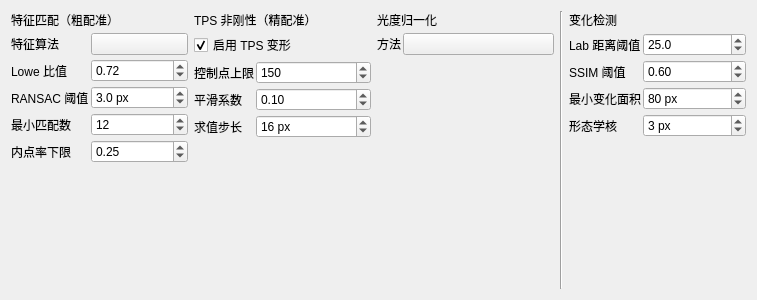
<?xml version="1.0" encoding="UTF-8"?>
<ui version="4.0">
 <class>AdvancePanel</class>
 <widget class="QWidget" name="AdvancePanel">
  <property name="geometry">
   <rect>
    <x>0</x>
    <y>0</y>
    <width>757</width>
    <height>300</height>
   </rect>
  </property>
  <property name="windowTitle">
   <string>Form</string>
  </property>
  <layout class="QHBoxLayout" name="horizontalLayout">
   <item>
    <layout class="QFormLayout" name="form_reg">
     <property name="labelAlignment">
      <set>Qt::AlignVCenter</set>
     </property>
     <property name="horizontalSpacing">
      <number>2</number>
     </property>
     <property name="verticalSpacing">
      <number>4</number>
     </property>
     <item row="0" column="0" colspan="2">
      <widget class="StrongBodyLabel" name="lbl_grp_reg">
       <property name="text">
        <string>特征匹配（粗配准）</string>
       </property>
      </widget>
     </item>
     <item row="1" column="0">
      <widget class="BodyLabel" name="lbl_feature">
       <property name="text">
        <string>特征算法</string>
       </property>
      </widget>
     </item>
     <item row="1" column="1">
      <widget class="ComboBox" name="combo_feature">
       <property name="toolTip">
        <string>作用：决定用哪种局部特征做匹配。
SIFT：最稳，通用默认。适合纹理丰富、光照变化的场景。
AKAZE：速度快，对弱纹理/模糊更友好，适合桌面纯色物体多的场景。
ORB：最快但最弱，只在其他算法太慢时用。
默认 SIFT：综合最好。</string>
       </property>
      </widget>
     </item>
     <item row="2" column="0">
      <widget class="BodyLabel" name="lbl_ratio">
       <property name="text">
        <string>Lowe 比值</string>
       </property>
      </widget>
     </item>
     <item row="2" column="1">
      <widget class="CompactDoubleSpinBox" name="spin_ratio">
       <property name="toolTip">
        <string>作用：过滤误匹配。仅保留「最近邻距离 &lt; ratio × 次近邻距离」的匹配。
调大 (0.80~0.90)：匹配更多但误匹配增多 → 适合纹理弱、匹配数不足
调小 (0.60~0.70)：匹配更严但可能漏 → 适合纹理丰富、误匹配多
默认 0.72：通用平衡点。</string>
       </property>
       <property name="decimals">
        <number>2</number>
       </property>
       <property name="minimum">
        <double>0.400000000000000</double>
       </property>
       <property name="maximum">
        <double>1.000000000000000</double>
       </property>
       <property name="singleStep">
        <double>0.010000000000000</double>
       </property>
       <property name="value">
        <double>0.720000000000000</double>
       </property>
      </widget>
     </item>
     <item row="3" column="0">
      <widget class="BodyLabel" name="lbl_ransac">
       <property name="text">
        <string>RANSAC 阈值</string>
       </property>
      </widget>
     </item>
     <item row="3" column="1">
      <widget class="CompactDoubleSpinBox" name="spin_ransac">
       <property name="toolTip">
        <string>作用：MAGSAC 判定内点的像素误差上限。
调大 (5~10)：容忍更大几何误差，但可能把错误匹配当内点。
调小 (1~2)：更严格，只保留高精度匹配，可能内点不足。
默认 3.0：像素级通用的稳妥值。</string>
       </property>
       <property name="suffix">
        <string> px</string>
       </property>
       <property name="decimals">
        <number>1</number>
       </property>
       <property name="minimum">
        <double>0.500000000000000</double>
       </property>
       <property name="maximum">
        <double>20.000000000000000</double>
       </property>
       <property name="singleStep">
        <double>0.500000000000000</double>
       </property>
       <property name="value">
        <double>3.000000000000000</double>
       </property>
      </widget>
     </item>
     <item row="4" column="0">
      <widget class="BodyLabel" name="lbl_min_match">
       <property name="text">
        <string>最小匹配数</string>
       </property>
      </widget>
     </item>
     <item row="4" column="1">
      <widget class="CompactSpinBox" name="spin_min_match">
       <property name="toolTip">
        <string>作用：匹配数低于此值判定配准失败。
调大：更保守，避免不靠谱的配准，但可能误报失败。
调小：更宽松，但低质量配准也可能通过。
默认 12：平面场景下经验值。</string>
       </property>
       <property name="minimum">
        <number>4</number>
       </property>
       <property name="maximum">
        <number>200</number>
       </property>
       <property name="value">
        <number>12</number>
       </property>
      </widget>
     </item>
     <item row="5" column="0">
      <widget class="BodyLabel" name="lbl_min_inlier">
       <property name="text">
        <string>内点率下限</string>
       </property>
      </widget>
     </item>
     <item row="5" column="1">
      <widget class="CompactDoubleSpinBox" name="spin_min_inlier">
       <property name="toolTip">
        <string>作用：RANSAC 内点占全部匹配的比例低于此值，判定失败。
调大 (0.4~0.6)：非常严格，只接受高质量配准。
调小 (0.1~0.2)：宽松，适合杂乱场景但可能误判。
默认 0.25：平衡点。</string>
       </property>
       <property name="decimals">
        <number>2</number>
       </property>
       <property name="minimum">
        <double>0.000000000000000</double>
       </property>
       <property name="maximum">
        <double>1.000000000000000</double>
       </property>
       <property name="singleStep">
        <double>0.050000000000000</double>
       </property>
       <property name="value">
        <double>0.250000000000000</double>
       </property>
      </widget>
     </item>
    </layout>
   </item>
   <item>
    <layout class="QFormLayout" name="form_tps">
     <property name="labelAlignment">
      <set>Qt::AlignVCenter</set>
     </property>
     <property name="horizontalSpacing">
      <number>2</number>
     </property>
     <property name="verticalSpacing">
      <number>4</number>
     </property>
     <item row="1" column="0" colspan="2">
      <widget class="CheckBox" name="chk_tps">
       <property name="toolTip">
        <string>作用：在全局单应基础上做非刚性变形，吸收局部视差（如桌面上的立体物）。
开启：能对齐有厚度的物体，但边缘可能有残影。
关闭：只用全局单应，速度快，非平面区域会有重影。</string>
       </property>
       <property name="text">
        <string>启用 TPS 变形</string>
       </property>
       <property name="checked">
        <bool>true</bool>
       </property>
      </widget>
     </item>
     <item row="2" column="0">
      <widget class="BodyLabel" name="lbl_tps_ctrl">
       <property name="text">
        <string>控制点上限</string>
       </property>
      </widget>
     </item>
     <item row="2" column="1">
      <widget class="CompactSpinBox" name="spin_tps_ctrl">
       <property name="toolTip">
        <string>作用：参与拟合 TPS 的控制点数量上限。
调大 (300~500)：变形更贴合局部细节，但更慢、更易过拟合噪声。
调小 (50~100)：变形更平滑，但可能吸收不掉局部视差。
默认 150：细节和稳定性平衡。</string>
       </property>
       <property name="minimum">
        <number>8</number>
       </property>
       <property name="maximum">
        <number>1000</number>
       </property>
       <property name="value">
        <number>150</number>
       </property>
      </widget>
     </item>
     <item row="3" column="0">
      <widget class="BodyLabel" name="lbl_tps_smooth">
       <property name="text">
        <string>平滑系数</string>
       </property>
      </widget>
     </item>
     <item row="3" column="1">
      <widget class="CompactDoubleSpinBox" name="spin_tps_smooth">
       <property name="toolTip">
        <string>作用：TPS 拟合时对控制点的放松程度。
0：严格穿过所有控制点（易受噪声影响，产生波纹）。
0.1~1：允许小幅偏离（推荐）。
&gt;5：变形非常平滑，几乎退化为全局形变。
默认 0.10：轻微抗噪。</string>
       </property>
       <property name="decimals">
        <number>2</number>
       </property>
       <property name="minimum">
        <double>0.000000000000000</double>
       </property>
       <property name="maximum">
        <double>20.000000000000000</double>
       </property>
       <property name="singleStep">
        <double>0.050000000000000</double>
       </property>
       <property name="value">
        <double>0.100000000000000</double>
       </property>
      </widget>
     </item>
     <item row="4" column="0">
      <widget class="BodyLabel" name="lbl_tps_step">
       <property name="text">
        <string>求值步长</string>
       </property>
      </widget>
     </item>
     <item row="4" column="1">
      <widget class="CompactSpinBox" name="spin_tps_step">
       <property name="toolTip">
        <string>作用：TPS 在粗网格上求值再上采样，控制计算精度/速度。
调小 (4~8)：更精确，但更慢。
调大 (32~64)：更快，但可能损失细节。
默认 16：速度与精度平衡。</string>
       </property>
       <property name="suffix">
        <string> px</string>
       </property>
       <property name="minimum">
        <number>4</number>
       </property>
       <property name="maximum">
        <number>128</number>
       </property>
       <property name="singleStep">
        <number>4</number>
       </property>
       <property name="value">
        <number>16</number>
       </property>
      </widget>
     </item>
     <item row="0" column="0" colspan="2">
      <widget class="StrongBodyLabel" name="lbl_grp_tps">
       <property name="text">
        <string>TPS 非刚性（精配准）</string>
       </property>
      </widget>
     </item>
    </layout>
   </item>
   <item>
    <layout class="QFormLayout" name="form_photo">
     <property name="labelAlignment">
      <set>Qt::AlignVCenter</set>
     </property>
     <property name="horizontalSpacing">
      <number>2</number>
     </property>
     <property name="verticalSpacing">
      <number>4</number>
     </property>
     <item row="0" column="0" colspan="2">
      <widget class="StrongBodyLabel" name="lbl_grp_photo">
       <property name="text">
        <string>光度归一化</string>
       </property>
      </widget>
     </item>
     <item row="1" column="0">
      <widget class="BodyLabel" name="lbl_photo_method">
       <property name="text">
        <string>方法</string>
       </property>
      </widget>
     </item>
     <item row="1" column="1">
      <widget class="ComboBox" name="combo_photo_method">
       <property name="toolTip">
        <string>作用：消除两图曝光/色彩差异。
linear：逐通道线性拟合 B≈kA+t。简单快速，适合整体亮度和增益差异。
reinhard：Lab 空间均值/标准差迁移。适合色彩偏移明显时，效果更自然。
hist_match：直方图匹配。对整体色调最彻底，但可能改变局部对比度。
默认 linear：先试最简单，不够再升级。</string>
       </property>
      </widget>
     </item>
    </layout>
   </item>
   <item>
    <widget class="Line" name="line">
     <property name="orientation">
      <enum>Qt::Vertical</enum>
     </property>
    </widget>
   </item>
   <item>
    <layout class="QFormLayout" name="form_diff">
     <property name="labelAlignment">
      <set>Qt::AlignVCenter</set>
     </property>
     <property name="horizontalSpacing">
      <number>2</number>
     </property>
     <property name="verticalSpacing">
      <number>4</number>
     </property>
     <item row="0" column="0" colspan="2">
      <widget class="StrongBodyLabel" name="lbl_grp_diff">
       <property name="text">
        <string>变化检测</string>
       </property>
      </widget>
     </item>
     <item row="1" column="0">
      <widget class="BodyLabel" name="lbl_lab_thresh">
       <property name="text">
        <string>Lab 距离阈值</string>
       </property>
      </widget>
     </item>
     <item row="1" column="1">
      <widget class="CompactDoubleSpinBox" name="spin_lab_thresh">
       <property name="toolTip">
        <string>作用：判定「亮度/颜色发生显著变化」的阈值。
调大 (35~60)：只标记明显变化，减少误报。
调小 (10~20)：更敏感，可能把光照波动误判为变化。
默认 25：中等敏感度。</string>
       </property>
       <property name="decimals">
        <number>1</number>
       </property>
       <property name="minimum">
        <double>1.000000000000000</double>
       </property>
       <property name="maximum">
        <double>120.000000000000000</double>
       </property>
       <property name="singleStep">
        <double>1.000000000000000</double>
       </property>
       <property name="value">
        <double>25.000000000000000</double>
       </property>
      </widget>
     </item>
     <item row="2" column="0">
      <widget class="BodyLabel" name="lbl_ssim_thresh">
       <property name="text">
        <string>SSIM 阈值</string>
       </property>
      </widget>
     </item>
     <item row="2" column="1">
      <widget class="CompactDoubleSpinBox" name="spin_ssim_thresh">
       <property name="toolTip">
        <string>作用：SSIM 低于此值判定「局部结构发生变化」（纹理修改）。
调大 (0.75~0.9)：非常敏感，轻微错位也会被标为纹理变化。
调小 (0.4~0.5)：只标记结构大幅变化。
默认 0.60：平衡点。配准不够准时建议调大以捕捉更多纹理差异。</string>
       </property>
       <property name="decimals">
        <number>2</number>
       </property>
       <property name="minimum">
        <double>0.000000000000000</double>
       </property>
       <property name="maximum">
        <double>1.000000000000000</double>
       </property>
       <property name="singleStep">
        <double>0.050000000000000</double>
       </property>
       <property name="value">
        <double>0.600000000000000</double>
       </property>
      </widget>
     </item>
     <item row="3" column="0">
      <widget class="BodyLabel" name="lbl_min_area">
       <property name="text">
        <string>最小变化面积</string>
       </property>
      </widget>
     </item>
     <item row="3" column="1">
      <widget class="CompactSpinBox" name="spin_min_area">
       <property name="toolTip">
        <string>作用：变化区域像素面积低于此值会被丢弃（过滤噪声）。
调大 (200~1000)：只保留大块变化，画面干净但可能漏小物体。
调小 (10~50)：更敏感，但会有很多零碎误报。
默认 80：桌面场景平衡值。</string>
       </property>
       <property name="suffix">
        <string> px</string>
       </property>
       <property name="minimum">
        <number>1</number>
       </property>
       <property name="maximum">
        <number>10000</number>
       </property>
       <property name="singleStep">
        <number>10</number>
       </property>
       <property name="value">
        <number>80</number>
       </property>
      </widget>
     </item>
     <item row="4" column="0">
      <widget class="BodyLabel" name="lbl_morph">
       <property name="text">
        <string>形态学核</string>
       </property>
      </widget>
     </item>
     <item row="4" column="1">
      <widget class="CompactSpinBox" name="spin_morph">
       <property name="toolTip">
        <string>作用：变化 mask 做开/闭运算的核大小，用于去小噪点、连接碎片。
调大 (7~15)：更强去噪，但会吃掉细小变化。
调小 (1~3)：保留细节，但可能残留噪点。
默认 3：轻度清理。</string>
       </property>
       <property name="suffix">
        <string> px</string>
       </property>
       <property name="minimum">
        <number>1</number>
       </property>
       <property name="maximum">
        <number>31</number>
       </property>
       <property name="singleStep">
        <number>2</number>
       </property>
       <property name="value">
        <number>3</number>
       </property>
      </widget>
     </item>
    </layout>
   </item>
  </layout>
 </widget>
 <customwidgets>
  <customwidget>
   <class>CheckBox</class>
   <extends>QCheckBox</extends>
   <header>qfluentwidgets</header>
  </customwidget>
  <customwidget>
   <class>ComboBox</class>
   <extends>QPushButton</extends>
   <header>qfluentwidgets</header>
  </customwidget>
  <customwidget>
   <class>BodyLabel</class>
   <extends>QLabel</extends>
   <header>qfluentwidgets</header>
  </customwidget>
  <customwidget>
   <class>StrongBodyLabel</class>
   <extends>QLabel</extends>
   <header>qfluentwidgets</header>
  </customwidget>
  <customwidget>
   <class>CompactSpinBox</class>
   <extends>QSpinBox</extends>
   <header>qfluentwidgets</header>
  </customwidget>
  <customwidget>
   <class>CompactDoubleSpinBox</class>
   <extends>QDoubleSpinBox</extends>
   <header>qfluentwidgets</header>
  </customwidget>
 </customwidgets>
 <resources/>
 <connections/>
</ui>
